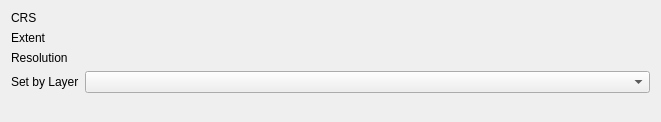
<?xml version="1.0" encoding="UTF-8"?>
<ui version="4.0">
 <class>Form</class>
 <widget class="QWidget" name="Form">
  <property name="geometry">
   <rect>
    <x>0</x>
    <y>0</y>
    <width>661</width>
    <height>122</height>
   </rect>
  </property>
  <property name="sizePolicy">
   <sizepolicy hsizetype="Preferred" vsizetype="Minimum">
    <horstretch>0</horstretch>
    <verstretch>0</verstretch>
   </sizepolicy>
  </property>
  <property name="windowTitle">
   <string>Form</string>
  </property>
  <layout class="QFormLayout" name="formLayout">
   <item row="1" column="0">
    <widget class="QLabel" name="label">
     <property name="text">
      <string>CRS</string>
     </property>
    </widget>
   </item>
   <item row="1" column="1">
    <widget class="Projection" name="uiProjection_" native="true">
     <property name="minimumSize">
      <size>
       <width>10</width>
       <height>10</height>
      </size>
     </property>
    </widget>
   </item>
   <item row="2" column="0">
    <widget class="QLabel" name="label_2">
     <property name="text">
      <string>Extent</string>
     </property>
    </widget>
   </item>
   <item row="2" column="1">
    <widget class="Extent" name="uiExtent_" native="true">
     <property name="minimumSize">
      <size>
       <width>10</width>
       <height>10</height>
      </size>
     </property>
    </widget>
   </item>
   <item row="3" column="0">
    <widget class="QLabel" name="label_3">
     <property name="text">
      <string>Resolution</string>
     </property>
    </widget>
   </item>
   <item row="3" column="1">
    <widget class="Resolution" name="uiResolution_" native="true">
     <property name="minimumSize">
      <size>
       <width>10</width>
       <height>10</height>
      </size>
     </property>
    </widget>
   </item>
   <item row="4" column="0">
    <widget class="QLabel" name="label_4">
     <property name="text">
      <string>Set by Layer</string>
     </property>
    </widget>
   </item>
   <item row="4" column="1">
    <layout class="QHBoxLayout" name="horizontalLayout_2">
     <item>
      <widget class="QgsMapLayerComboBox" name="uiLayer_">
       <property name="sizePolicy">
        <sizepolicy hsizetype="Minimum" vsizetype="Fixed">
         <horstretch>0</horstretch>
         <verstretch>0</verstretch>
        </sizepolicy>
       </property>
       <property name="editable">
        <bool>false</bool>
       </property>
       <property name="currentText">
        <string/>
       </property>
       <property name="allowEmptyLayer">
        <bool>true</bool>
       </property>
       <property name="showCrs">
        <bool>true</bool>
       </property>
      </widget>
     </item>
    </layout>
   </item>
  </layout>
 </widget>
 <customwidgets>
  <customwidget>
   <class>QgsMapLayerComboBox</class>
   <extends>QComboBox</extends>
   <header>qgsmaplayercombobox.h</header>
  </customwidget>
  <customwidget>
   <class>Extent</class>
   <extends>QWidget</extends>
   <header>enmapboxapplications.imagemathapp.core</header>
   <container>1</container>
  </customwidget>
  <customwidget>
   <class>Resolution</class>
   <extends>QWidget</extends>
   <header>enmapboxapplications.imagemathapp.core</header>
   <container>1</container>
  </customwidget>
  <customwidget>
   <class>Projection</class>
   <extends>QWidget</extends>
   <header>enmapboxapplications.imagemathapp.core</header>
   <container>1</container>
  </customwidget>
 </customwidgets>
 <resources/>
 <connections/>
</ui>
